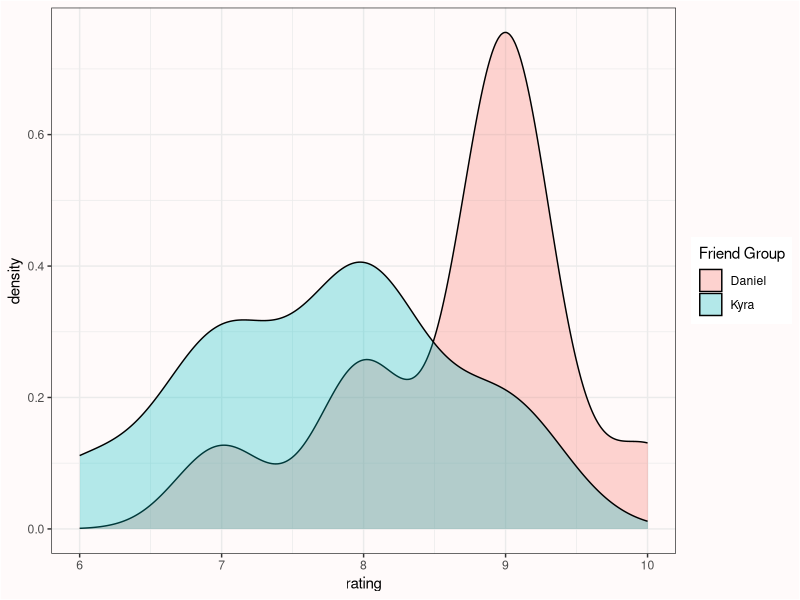
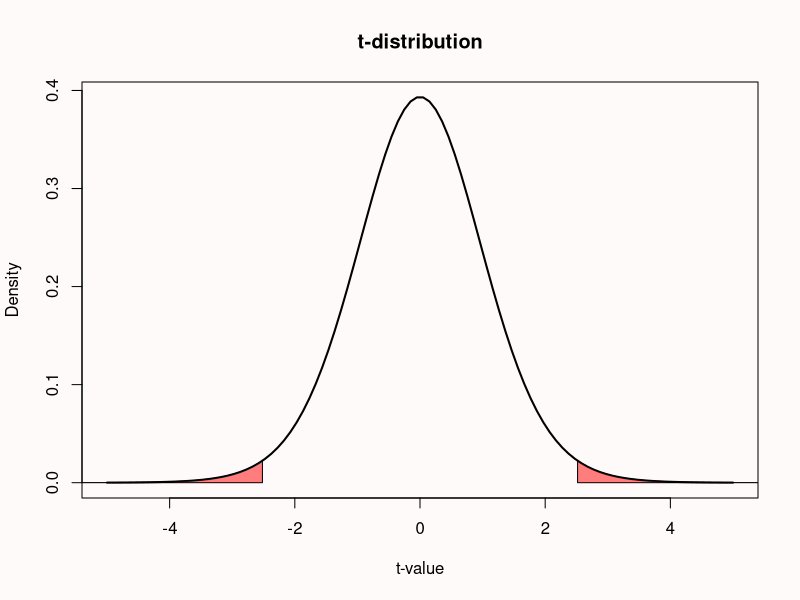
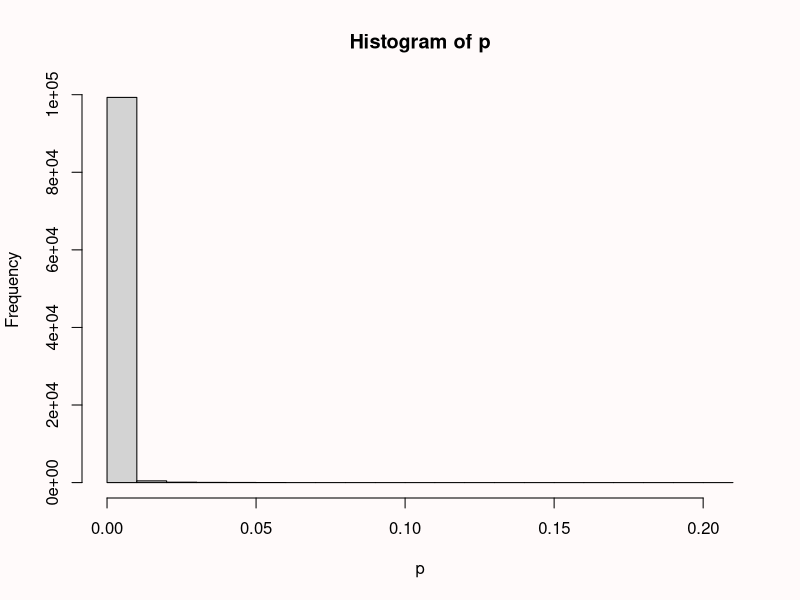
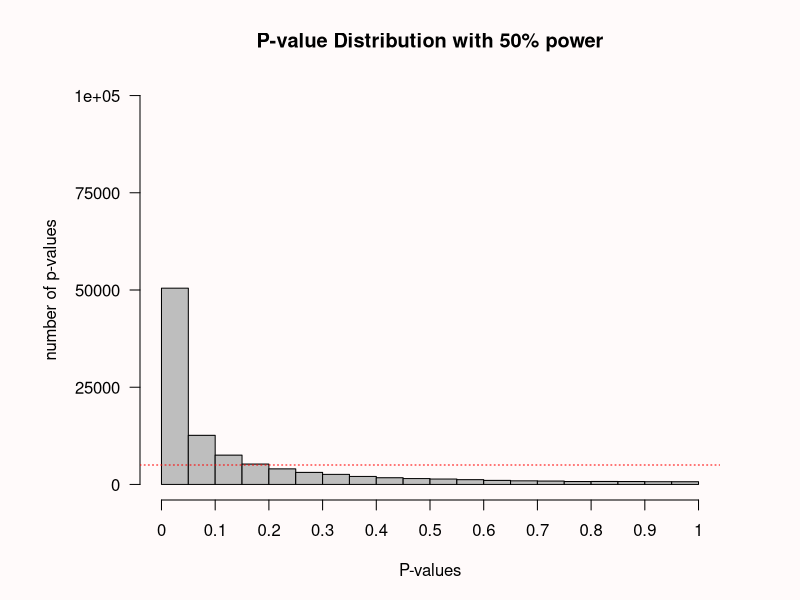
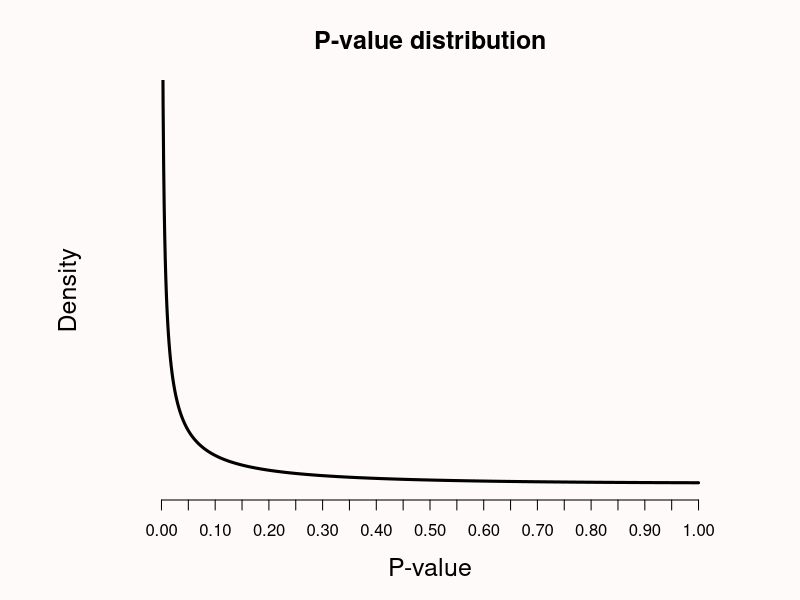
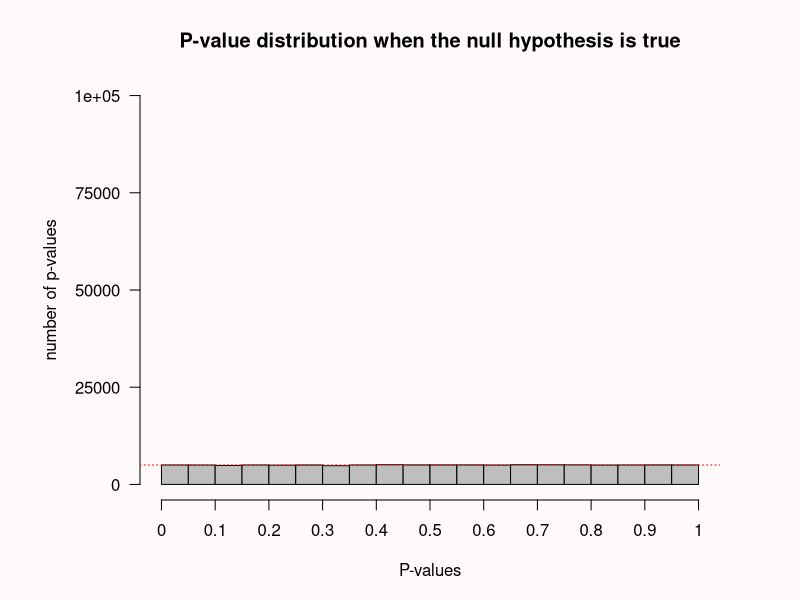
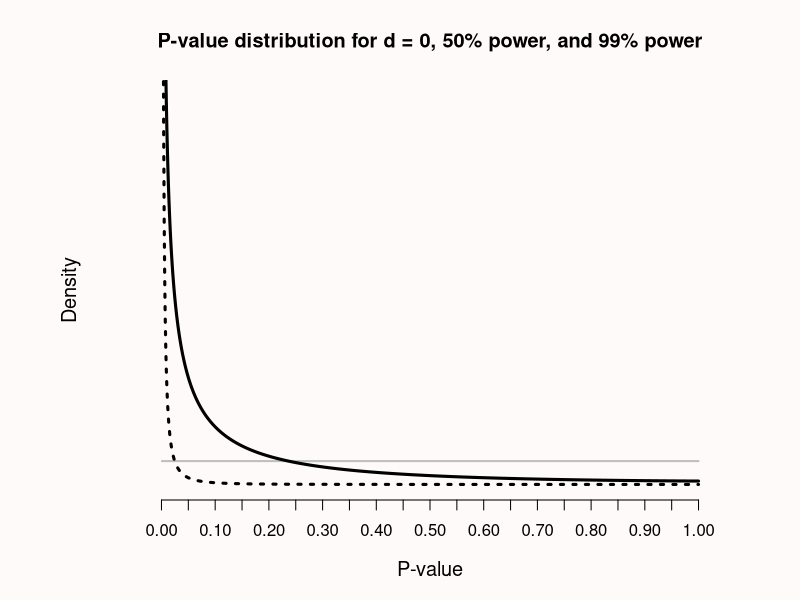

The R script that drew these images, in order:
#!/usr/bin/env Rscript
require(ggplot2)
require(tidyr)
friends <- paste0("friend_", 1:10)
friends_daniel <- c(9, 7, 8, 9, 8, 9, 9, 10, 9, 9)
friends_kyra <- c(9, 6, 7, 8, 7, 9, 8, 8, 8, 7)
df <- data.frame(friends, friends_daniel, friends_kyra)
colnames(df) <- c("", "Daniel", "Kyra")
print(df)
df_long <- tidyr::gather(df, "Friend Group", rating, "Daniel":"Kyra", factor_key = TRUE)
print(df_long)

backgroundcolor <- "#fffafa"
# Plot the data
ggplot(df_long, aes(x = rating, fill = `Friend Group`)) +
  geom_density(alpha = .3) +
  theme_bw() +
  theme(plot.background = element_rect(fill = backgroundcolor))  +
  theme(panel.background = element_rect(fill = backgroundcolor))


tstat <- t.test(df_long$rating ~ df_long$`Friend Group`, var.equal = TRUE)
se <- tstat$stderr

par(bg = backgroundcolor)
x <- seq(-5, 5, length = 100)
plot(x, dt(x, df = 18), col = "black", type = "l", xlab = "t-value", ylab = "Density", main = "t-distribution", lwd = 2)
x <- seq(2.5175, 5, length = 100)
z <- (dt(x, df = 18))
polygon(c(2.5175, x, 8), c(0, z, 0), col = rgb(1, 0, 0, 0.5))
x <- seq(-5, -2.5175, length = 100)
z <- (dt(x, df = 18))
polygon(c(-8, x, -2.5175), c(0, z, 0), col = rgb(1, 0, 0, 0.5))

# plot histogram for friends data
p <- numeric(100000) # store all simulated *p*-values
for (i in 1:100000) { # for each simulated experiment
  x <- rnorm(n = 10, mean = 7.7, sd = se) # Simulate data
  y <- rnorm(n = 10, mean = 8.7, sd = se) # Simulate data
  p[i] <- t.test(x, y)$p.value # store the *p*-value
}
power <- sum(p < 0.05) / 100000 # compute power
print(power)
hist(p, breaks = 20) # plot a histogram


#Set number of simulations
nSims <- 100000 # number of simulated experiments
p <- numeric(nSims) # set up empty variable to store all simulated *p*-values
bars <- 20

for (i in 1:nSims) { # for each simulated experiment
  x <- rnorm(n = 71, mean = 100, sd = 15) # Simulate data
  y <- rnorm(n = 71, mean = 105, sd = 15) # Simulate data
  p[i] <- t.test(x, y)$p.value # store the *p*-value
}

#Plot figure
par(bg = backgroundcolor)
op <- par(mar = c(5,7,4,4)) #change white-space around graph
hist(p, breaks=bars, xlab="P-values", ylab="number of p-values\n", axes=FALSE,
    main=paste("P-value Distribution with 50% power"),
    col="grey", xlim=c(0,1), ylim=c(0, nSims))
axis(side=1, at=seq(0,1, 0.1), labels=seq(0,1,0.1))
axis(side=2, at=seq(0,nSims, nSims/4), labels=seq(0,nSims, nSims/4), las=2)
abline(h=nSims/bars, col = "red", lty=3)
power <- sum(p < 0.05) / 100000 # compute power
print(power)

n <- 71 # sample size per independent group
d <- 0.33 # effect size
se <- sqrt(2 / n) # standard error
ncp <- (d * sqrt(n / 2)) # non-centrality parameter d

pdf2_t <- function(p) { #probability density function
  0.5 * dt(qt(p / 2, 2 * n - 2, 0), 2 * n - 2, ncp) /
      dt(qt(p / 2, 2 * n - 2, 0), 2 * n - 2, 0) +
    dt(qt(1 - p / 2, 2 * n - 2, 0), 2 * n - 2, ncp) /
      dt(qt(1 - p / 2, 2 * n - 2, 0), 2 * n - 2, 0)
}

par(bg = backgroundcolor)
plot(-10, xlab = "P-value", ylab = "Density", axes = FALSE,
    main = "P-value distribution", xlim = c(0, 1), ylim = c(0, 50),
    cex.lab = 1.5, cex.main = 1.5, cex.sub = 1
)
curve(pdf2_t, 0, 1, n = 1000, col = "black", lty = 1, lwd = 3, add = TRUE)
axis(side = 1, at = seq(0, 1, 0.05),
    labels = formatC(seq(0, 1, 0.05), format = "f", digits = 2), cex.axis = 1)

#| fig-cap: "Distribution of *p*-values when the null hypothesis is true."

#Set number of simulations
nSims <- 100000 #number of simulated experiments
p <-numeric(nSims) #set up empty variable to store all simulated *p*-values

for (i in 1:nSims) { # for each simulated experiment
  x <- rnorm(n = 71, mean = 100, sd = 15) # Simulate data
  y <- rnorm(n = 71, mean = 100, sd = 15) # Simulate data
  p[i] <- t.test(x, y)$p.value # store the *p*-value
}

bars<-20
#Plot figure
op <- par(mar = c(5,7,4,4)) #change white-space around graph
par(bg = backgroundcolor)
hist(p, breaks=bars, xlab="P-values", ylab="number of p-values\n", axes=FALSE,
    main=paste("P-value distribution when the null hypothesis is true"),
    col="grey", xlim=c(0,1), ylim=c(0, nSims))
axis(side=1, at=seq(0,1, 0.1), labels=seq(0,1,0.1))
axis(side=2, at=seq(0,nSims, nSims/4), labels=seq(0,nSims, nSims/4), las=2)
abline(h=nSims/bars, col = "red", lty=3)

#| fig-cap: "*P*-value distribution for 0 (grey horizontal line, 50 percent power (black solid curve), and 99 percent power (black dotted curve, where *p*-values just below 0.05 are more likely when $H_0$ is true than when $H_1$ is true)."
# Lindley plot

n <- 150
p <- 0.05
ymax <- 25 # Maximum value y-scale (only for p-curve)

# Calculations

# p-value function
pdf2_t <- function(p) 0.5 * dt(qt(p / 2, 2 * n - 2, 0), 2 * n - 2, ncp) / dt(qt(p / 2, 2 * n - 2, 0), 2 * n - 2, 0) + dt(qt(1 - p / 2, 2 * n - 2, 0), 2 * n - 2, ncp) / dt(qt(1 - p / 2, 2 * n - 2, 0), 2 * n - 2, 0)

par(bg = backgroundcolor)
plot(-10,
  xlab = "P-value", ylab = "Density", axes = FALSE,
  main = "P-value distribution for d = 0, 50% power, and 99% power", xlim = c(0, 1), ylim = c(0, ymax), cex.lab = 1.2, cex.main = 1.2, cex.sub = 1
)
axis(side = 1, at = seq(0, 1, 0.05), labels = formatC(seq(0, 1, 0.05), format = "f", digits = 2), cex.axis = 1)
# Draw null line
ncp <- (0 * sqrt(n / 2)) # Calculate non-centrality parameter d
curve(pdf2_t, 0, 1, n = 1000, col = "grey", lty = 1, lwd = 2, add = TRUE)
# Draw 50% low power line
n <- 146
d <- 0.23
se <- sqrt(2 / n) # standard error
ncp <- (d * sqrt(n / 2)) # Calculate non-centrality parameter d
curve(pdf2_t, 0, 1, n = 1000, col = "black", lwd = 3, add = TRUE)
# Draw 99% power line
n <- 150
d <- 0.5
se <- sqrt(2 / n) # standard error
ncp <- (d * sqrt(n / 2)) # Calculate non-centrality parameter d
curve(pdf2_t, 0, 1, n = 1000, col = "black", lwd = 3, lty = 3, add = TRUE)
